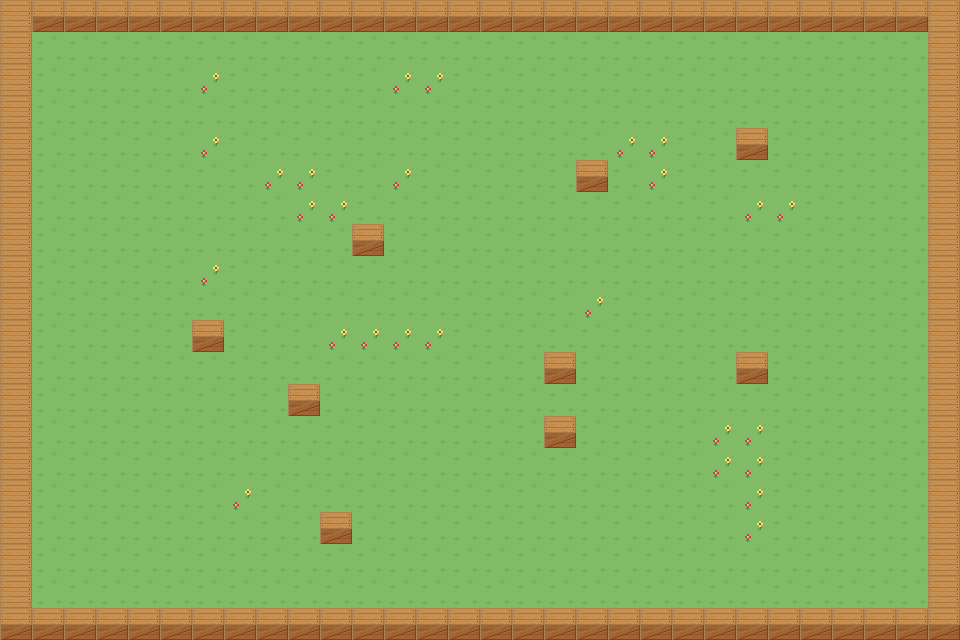

A level layout from a 2D game, rendered from its tile map. Below: a short description, then the map file with its tile-grid data intact:
An orthogonal 30x20 tile map with 32x32 px tiles, 1 tile layer (图块层 1).

<map version="1.10" tiledversion="1.10.0" orientation="orthogonal" renderorder="right-down" width="30" height="20" tilewidth="32" tileheight="32" infinite="0" nextlayerid="2" nextobjectid="1">
 <editorsettings>
  <export target="map1.lua" format="lua" />
 </editorsettings>
 <tileset firstgid="1" source="../image/countryside.tsx" />
 <layer id="1" name="图块层 1" width="30" height="20">
  <data encoding="csv">
4,2,2,2,2,2,2,2,2,2,2,2,2,2,2,2,2,2,2,2,2,2,2,2,2,2,2,2,2,4,
4,1,1,1,1,1,1,1,1,1,1,1,1,1,1,1,1,1,1,1,1,1,1,1,1,1,1,1,1,4,
4,1,1,1,1,1,3,1,1,1,1,1,3,3,1,1,1,1,1,1,1,1,1,1,1,1,1,1,1,4,
4,1,1,1,1,1,1,1,1,1,1,1,1,1,1,1,1,1,1,1,1,1,1,1,1,1,1,1,1,4,
4,1,1,1,1,1,3,1,1,1,1,1,1,1,1,1,1,1,1,3,3,1,1,2,1,1,1,1,1,4,
4,1,1,1,1,1,1,1,3,3,1,1,3,1,1,1,1,1,2,1,3,1,1,1,1,1,1,1,1,4,
4,1,1,1,1,1,1,1,1,3,3,1,1,1,1,1,1,1,1,1,1,1,1,3,3,1,1,1,1,4,
4,1,1,1,1,1,1,1,1,1,1,2,1,1,1,1,1,1,1,1,1,1,1,1,1,1,1,1,1,4,
4,1,1,1,1,1,3,1,1,1,1,1,1,1,1,1,1,1,1,1,1,1,1,1,1,1,1,1,1,4,
4,1,1,1,1,1,1,1,1,1,1,1,1,1,1,1,1,1,3,1,1,1,1,1,1,1,1,1,1,4,
4,1,1,1,1,1,2,1,1,1,3,3,3,3,1,1,1,1,1,1,1,1,1,1,1,1,1,1,1,4,
4,1,1,1,1,1,1,1,1,1,1,1,1,1,1,1,1,2,1,1,1,1,1,2,1,1,1,1,1,4,
4,1,1,1,1,1,1,1,1,2,1,1,1,1,1,1,1,1,1,1,1,1,1,1,1,1,1,1,1,4,
4,1,1,1,1,1,1,1,1,1,1,1,1,1,1,1,1,2,1,1,1,1,3,3,1,1,1,1,1,4,
4,1,1,1,1,1,1,1,1,1,1,1,1,1,1,1,1,1,1,1,1,1,3,3,1,1,1,1,1,4,
4,1,1,1,1,1,1,3,1,1,1,1,1,1,1,1,1,1,1,1,1,1,1,3,1,1,1,1,1,4,
4,1,1,1,1,1,1,1,1,1,2,1,1,1,1,1,1,1,1,1,1,1,1,3,1,1,1,1,1,4,
4,1,1,1,1,1,1,1,1,1,1,1,1,1,1,1,1,1,1,1,1,1,1,1,1,1,1,1,1,4,
4,1,1,1,1,1,1,1,1,1,1,1,1,1,1,1,1,1,1,1,1,1,1,1,1,1,1,1,1,4,
2,2,2,2,2,2,2,2,2,2,2,2,2,2,2,2,2,2,2,2,2,2,2,2,2,2,2,2,2,2
</data>
 </layer>
</map>
